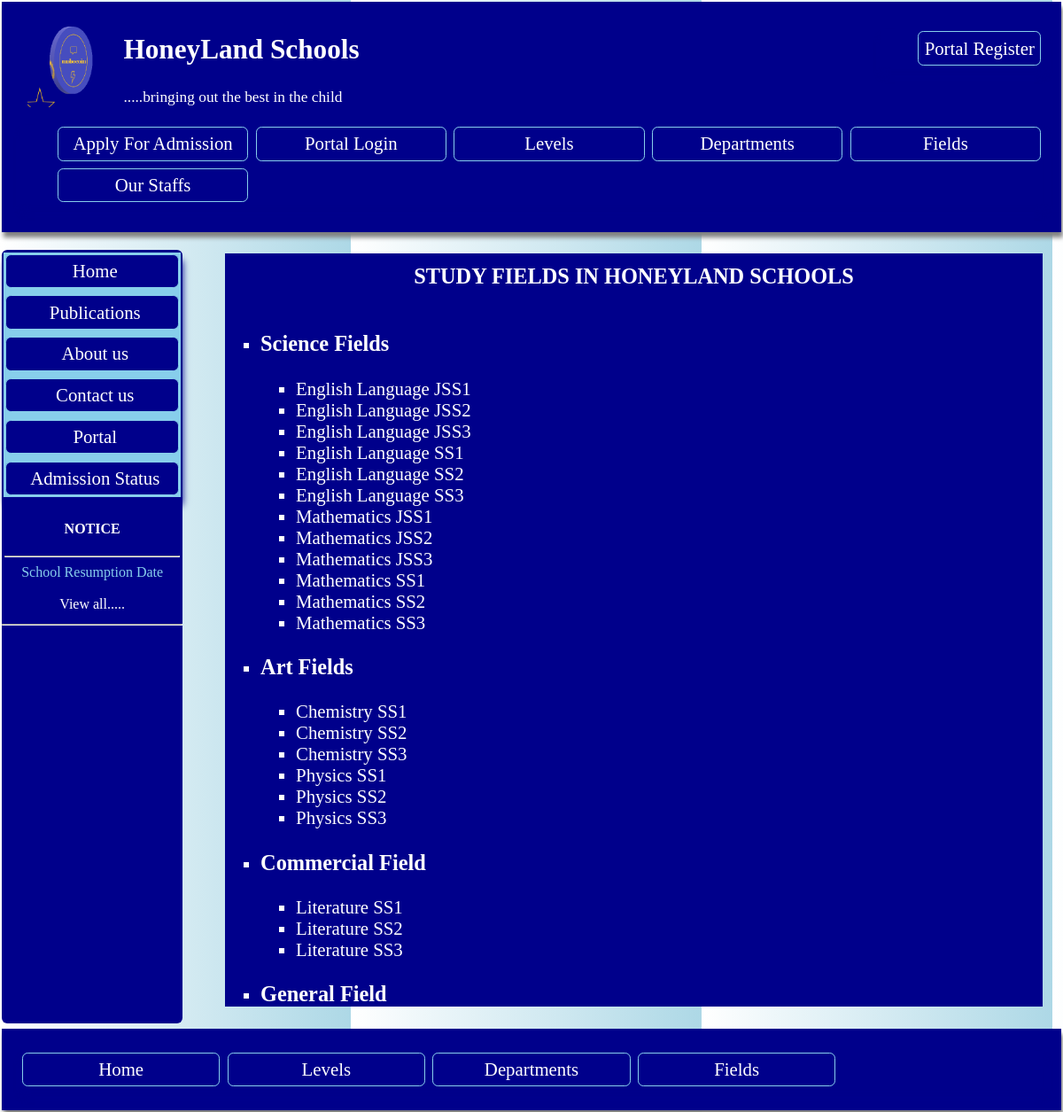
The app's page /fields/ with its own data.
### profiles/models.py (models this page shows, shortened)
class Logo(models.Model):
    name = models.CharField(max_length=200, null=True)
    image = models.ImageField(upload_to='media/')
    slug = models.SlugField(unique=True, null=True,  blank=True)

class Posts(models.Model):
    title = models.CharField(max_length=100, null=True)
    slug =models.SlugField(max_length=100)
    author =  models.ForeignKey(CustomUser, on_delete=models.CASCADE)
    description = models.TextField(max_length=1000)
    post_date = models.DateTimeField(auto_now_add=True)
    image = models.ImageField(upload_to='media/')
    class Meta:
        ordering = ['post_date']
        verbose_name = 'Publication'
        verbose_name_plural = 'Publications'

class Allcourses(models.Model):
    title = models.CharField(max_length=200,  null=True,  blank=True)
    field = models.ForeignKey(Student_field,  on_delete=models.CASCADE,  blank=True, null=True, related_name='field_course')
    teacher_in_charge = models.ForeignKey(CustomUser,  on_delete=models.CASCADE, blank=True, null=True, related_name='course_teacher')
    slug = models.SlugField(null=True)
    class Meta:
        ordering = ['title']

### profiles/views.py (the view)
# urls.py: path('fields/', views.Field.as_view(), name= 'fields'),
class Field(ListView):
    model = Student_field
    template_name ='fields.html'
    context_object_name = 'studentfields'
    def get_context_data(self, **kwargs):
        context = super().get_context_data(**kwargs)
        context['logo'] = Logo.objects.all()
        context['subjects'] = Allcourses.objects.all().order_by('field')
        context['subjects1'] = Allcourses.objects.filter(field= '1')
        context['subjects2'] = Allcourses.objects.filter(field= 2)
        context['subjects3'] = Allcourses.objects.filter(field= 3)
        context['subjects4'] = Allcourses.objects.filter(field= "4")
        context['publications'] = Posts.objects.all()
        return context

### profiles/templates/fields.html (shortened to what this page needs)
{% extends 'base.html' %}
{% block content  %}
<div class ='board' style=' color: white; background: darkblue; '>
    <h3 style='text-align: center; color: white; margin:1em; margin-bottom:0;  padding-top: 0.5em; '> STUDY FIELDS IN HONEYLAND SCHOOLS</h3>
<ul style ='margin-top:0; padding-top:0; '>
    <br>
    <li> <h3>Science Fields</h3>
        <ul >
            {% for st in subjects1 %}
      <li> {{st.title}} </li>
{% endfor %}
        </ul></li>
            <li><h3> Art Fields </h3>
                <ul >
                    {% for st in subjects2 %}
              <li> {{st.title}} </li>
        {% endfor %}
                </ul>
            </li>
                    <li> <h3>Commercial Field</h3>
                        <ul >
                            {% for st in subjects3 %}
                      <li> {{st.title}} </li>
                {% endfor %}
                        </ul></li>
        <li><h3>General Field</h3>
        </li>
    </ul>
{% endblock  %}

### profiles/templates/base.html (shortened to what this page needs)
<head>
</head>
<body style ='margin: 0em; padding: 0.1em; font-size: 1.3em;  backgrund: skyblue;'>
    <header style= ' box-shadow: 2px 6px 5px grey;margin: 0em; padding-bottom: 0.5em; padding-left: 1em; padding-right: 1em; padding-top: 0.5em; max-height: 190em;
    background: darkblue; color: white;'>
    {% if request.user.is_authenticated or request.user.is_superuser  %}
    <ul class='nav' style='float: right; list-style-type: none;' >
   <li> <a  style ='color: white; ' href = '{% url "portal" %}'> Welcome {{request.user.first_name}} </a></li>
    </ul>
{% else %}
    <ul class='nav' style='float: right; list-style-type: none;' >
        <li> <a  style ='color: white; ' href = '{% url "portalregister" %}'> Portal Register </a></li>
         </ul>
    {% endif %}
    {% for log in logo  %}
    <img style="backgrond: skyblue; float: left; margin: 0.4em; width: 100px; height: 100px;" src ="{{log.image.url}}"  >
{% endfor %}
<p style='text-shadow: 2px  8px skyblue;'><h2 style='text-align: left; '><a style='color: white;' href='{% url "home" %}'>HoneyLand Schools</a></h2></p>
<p style='text-align: left'> <small> .....bringing out the best in the child </small></p>
<ul class='nav' style='list-style-type: none; display: grid; grid-gap: 0.2em; grid-template-columns: repeat(auto-fill, minmax(200px, 2fr));'>
    <li><a  style ='color: white; ' href ='{% url "apply" %}'> Apply For Admission </a></li>
    {% if   not request.user.is_authenticated %}
    <li><a  style ='color: white; ' href ='{% url "portallogin" %}'>Portal Login </a></li>
    {% endif %}
    <li> <a href ='{% url "levels" %}'> Levels </a> </li>
    <li> <a href ='{% url "departments" %}'> Departments </a> </li>
    <li><a href ='{% url "fields" %}'> Fields </a></li>
    <li><a href ='{% url "staffs" %}'> Our Staffs </a></li>
    </ul>
    </header>
<div class ='cover'>
<nav class='navigation'>
    <ul class ='aside' style =' padding:0;  list-style-type: none;'>
        <li><a href ='{% url "home" %}'> Home </a></li>
        <li><a href ='{% url "publist" %}'> Publications </a></li>
        <li> <a href ='{% url "aboutus" %}'> About us </a> </li>
        <li> <a href ='{% url "staffs" %}'> Contact us </a> </li>
        <li><a href ='{% url "portal" %}'> Portal </a></li>
        <li><a  style ='color: white; ' href ='{% url "admissionstat" %}'> Admission Status </a></li>
    </ul>
    <div style='text-align: center; margin-bottom: 0.5em; padding: 0.2em; background: darkblue; color: white;font-size: medium'>
        <h4 style='padding: 0em;'>NOTICE </h4><hr>
        {% for pub in publications %}
         <a  href='{% url "details" pub.slug  %}'> {{pub.title}}</a><br><br style='color: skyblue;'>
{% endfor %}
<p style='margin: 0em;'><a  style=' color: white; ' href='{% url "publist"  %}'> View all.....</a></p>
    </div>
    <hr>
</nav>
<section>
{% block content %}
{% endblock %}
</section>
</div>
<footer style= 'max-height: 18em; box-shadow: 2px 6px 5px grey; margin: 0em;
padding-left: 1em; padding-right: 1em; padding-top: 0.2em; padding-bottom: 0.2em;
    background: darkblue; color: white;'>
    <nav>
        <ul class ='nav' style =' padding:0; list-style-type: none; display: grid; grid-gap: 0.2em; grid-template-columns: repeat(auto-fill, minmax(200px, 2fr));'>
            <li><a href ='{% url "home" %}'> Home </a></li>
            <li> <a href ='{% url "levels" %}'> Levels </a> </li>
            <li> <a href ='{% url "departments" %}'> Departments </a> </li>
            <li><a href ='{% url "fields" %}'> Fields </a></li>
    </nav>
</footer>
</body>

### profiles/templates/base.html (style rules this page uses)
a { text-decoration: none; }
header { max-height: 15em; }
li { border-radius: 0.3em; }
body { background-image: repeating-linear-gradient(to right, white, lightblue 33%, white 33%); }
.cover { display: grid; grid-template-columns: 12fr; grid-gap: 1.3em; }
.navigation a { color: skyblue; }
.aside { display: grid; grid-gap: 0.2em; grid-template-columns: repeat(auto-fill, minmax(200px, 2fr)); background: skyblue; margin: 0.1em; text-align: center; box-shadow: 2px 9px 8px darkblue; }
.aside li { color: white; display: grid; grid-gap: 0.2em; grid-template-columns: repeat(auto-fill, minmax(200px, 2fr)); background: darkblue; margin: 0.1em; text-align: center; border: 1px solid skyblue; }
.aside li a { padding: 0.3em; color: white; }
section { padding-left: 1em; padding-right: 1em; }
.board ul { list-style-type: square; pdding: 0.4em; }
.navigation { border-radius: 0.3em; margin-top: 1em; max-height: 100%; background: darkblue; margin-bottom: 0.3em; }
.nav { box-shadow: 2px 9px 8px darkblue; }
.nav li { color: white; background: darkblue; margin: 0.1em; text-align: center; border: 1px solid skyblue; }
.nav li a { padding: 0.3em; display: block; color: white; }
@media (min-width:800px) { .cover { display: grid; grid-template-columns: 2fr 10fr; grid-gap: 1.3em; } }
@media (min-width:800px) { .aside { background: skyblue; } }
@media (min-width:800px) { .navigation a { color: skyblue; } }
@media (min-width:800px) { .aside { box-shadow: 2px 9px 8px darkblue; } }
@media (min-width:800px) { .aside li { color: white; background: darkblue; margin: 0.1em; text-align: center; border: 1px solid skyblue; } }
@media (min-width:800px) { .aside li a { padding: 0.3em; display: block; color: white; } }

### records on screen
Logo: image (picture)
Posts: title "School Resumption Date"
Allcourses: title "English Language JSS1"
Allcourses: title "English Language JSS2"
Allcourses: title "English Language JSS3"
Allcourses: title "English Language SS1"
Allcourses: title "English Language SS2"
Allcourses: title "English Language SS3"
Allcourses: title "Mathematics JSS1"
Allcourses: title "Mathematics JSS2"
Allcourses: title "Mathematics JSS3"
Allcourses: title "Mathematics SS1"
Allcourses: title "Mathematics SS2"
Allcourses: title "Mathematics SS3"
Allcourses: title "Chemistry SS1"
Allcourses: title "Chemistry SS2"
Allcourses: title "Chemistry SS3"
Allcourses: title "Physics SS1"
Allcourses: title "Physics SS2"
Allcourses: title "Physics SS3"
Allcourses: title "Literature SS1"
Allcourses: title "Literature SS2"
Allcourses: title "Literature SS3"
